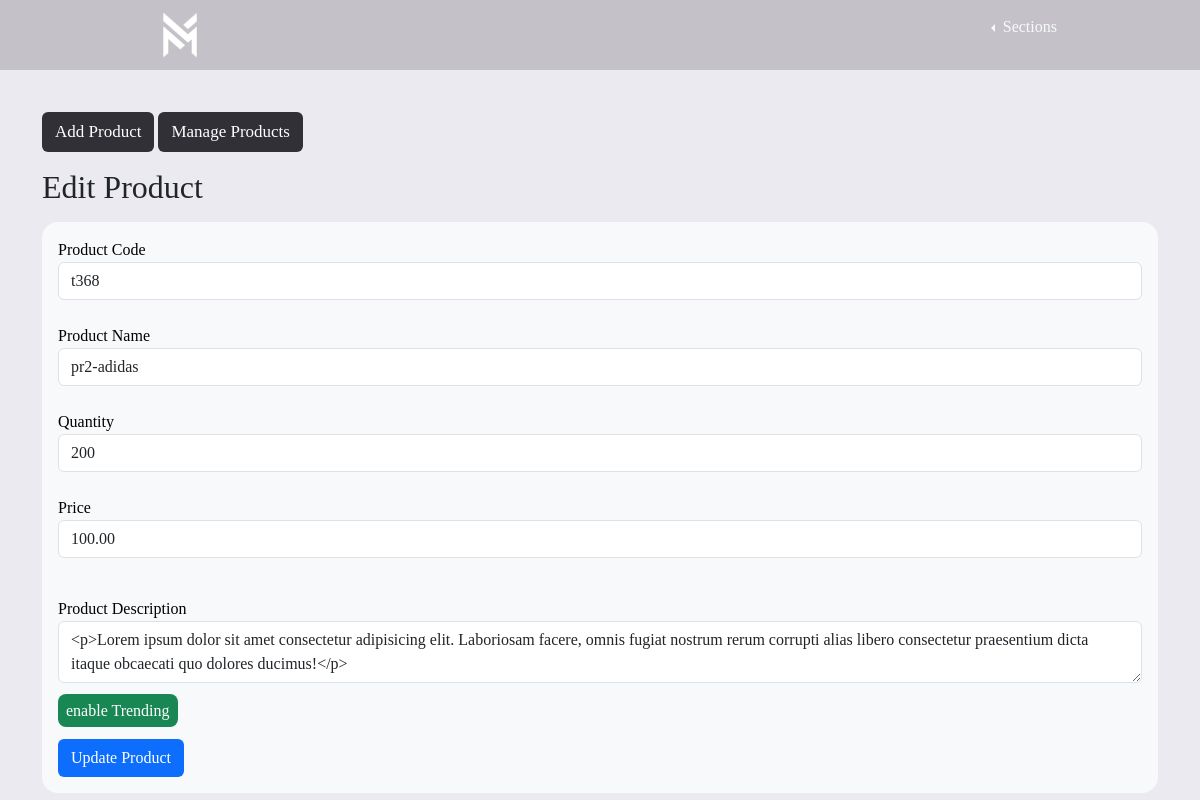
The page /admin/products/edit.php?id=21 on the database its author committed.
### tables this page shows
CREATE TABLE `products` (
  `id` int(11) NOT NULL,
  `category_id` int(11) DEFAULT NULL,
  `productCode` varchar(60) NOT NULL,
  `productName` varchar(60) NOT NULL,
  `productDesc` tinytext NOT NULL,
  `productImg` varchar(60) NOT NULL,
  `Quantity` int(5) NOT NULL,
  `price` decimal(10,2) NOT NULL,
  `IsTrend` tinyint(1) DEFAULT NULL
);

### admin/products/edit.php (the view, shortened to what this page needs)
<?php
include ('../../config.php');
$product_id = $_GET['id'];
$result = $mysqli->query("SELECT * FROM products WHERE id = ".$product_id);
?>
<!DOCTYPE html>
<html lang="en">
<head>
    <link href="https://cdn.jsdelivr.net/npm/bootstrap@5.3.0-alpha3/dist/css/bootstrap.min.css" rel="stylesheet">
    <link rel="stylesheet" href="https://cdnjs.cloudflare.com/ajax/libs/font-awesome/6.4.0/css/all.min.css"/>
</head>
<body style="background: #ebeaf1!important;">
  <?php include(ROOT_PATH . "/app/includes/adminHeader.php"); ?>
  <div class="container admin-wrapper">
    <div class="admin-content">
      <div class="button-group">
        <a href="create.php" class="btn btn-big adding_managing">Add Product</a>
        <a href="index.php" class="btn btn-big adding_managing">Manage Products</a>
      </div>
      <div class="content">
        <h2 class="my-3">Edit Product</h2>
        <?php
        if($result) {
        $obj = $result->fetch_object();
        echo '<form action="../../app/controllers/products.php" method="post" class="text-bg-light p-3 rounded-4">
            <div>
                <input class="editingForm" type="hidden" name="id" value="' .$obj->id .'">
                <label>Product Code</label><br>
                <input class="editingForm" type="text" name="productCode" value="'. $obj->productCode. '" class="text-input"><br>
                <label>Product Name</label><br>
                <input class="editingForm" type="text" name="productName" value="'. $obj->productName. '" class="text-input"><br>
                <label>Quantity</label><br>
                <input class="editingForm" type="text" name="Quantity" value="'. $obj->Quantity. '" class="text-input"><br>
                <label>Price</label><br>
                <input class="editingForm" type="text" name="price" value="'. $obj->price. '" class="text-input"><br>
            </div>
            <div>
                <label>Product Description</label><br>
                <textarea name="body" id="editor" class="editingForm">'. $obj->productDesc .'</textarea>
                <script>
                  ClassicEditor.create(document.querySelector("#editor")).catch(
                    (error) => {
                      console.error(error);
                    }
                  );
                </script>
            </div>';
            echo '<div class="my-3">';
            if($obj->IsTrend == 1){
              echo' <a class="text-bg-danger p-2 rounded-3" href="status.php?action=remove&id='.$product_id.'">Disable Trending</a><br>';
            }
            else{
              echo '<a class="text-bg-success p-2 rounded-3" href="status.php?action=add&id='.$product_id.'">enable Trending</a><br>';
            }
            echo '</div>
            <button type="submit" name="updateProduct" class="btn btn-big text-bg-primary">Update Product</button>
        </form>';
        }
        ?>
      </div>
    </div>
  </div>
</body>
</html>

### rows shown on the page
products: productCode "t368", productName "pr2-adidas", Quantity "200", price "100.00", body "<p>Lorem ipsum dolor sit amet consectetur adipisicing elit. Laboriosam facere, omnis fugiat nostrum rerum corrupti alias libero consectetur praesentium dicta itaque obcaecati quo dolores ducimus!</p>"
